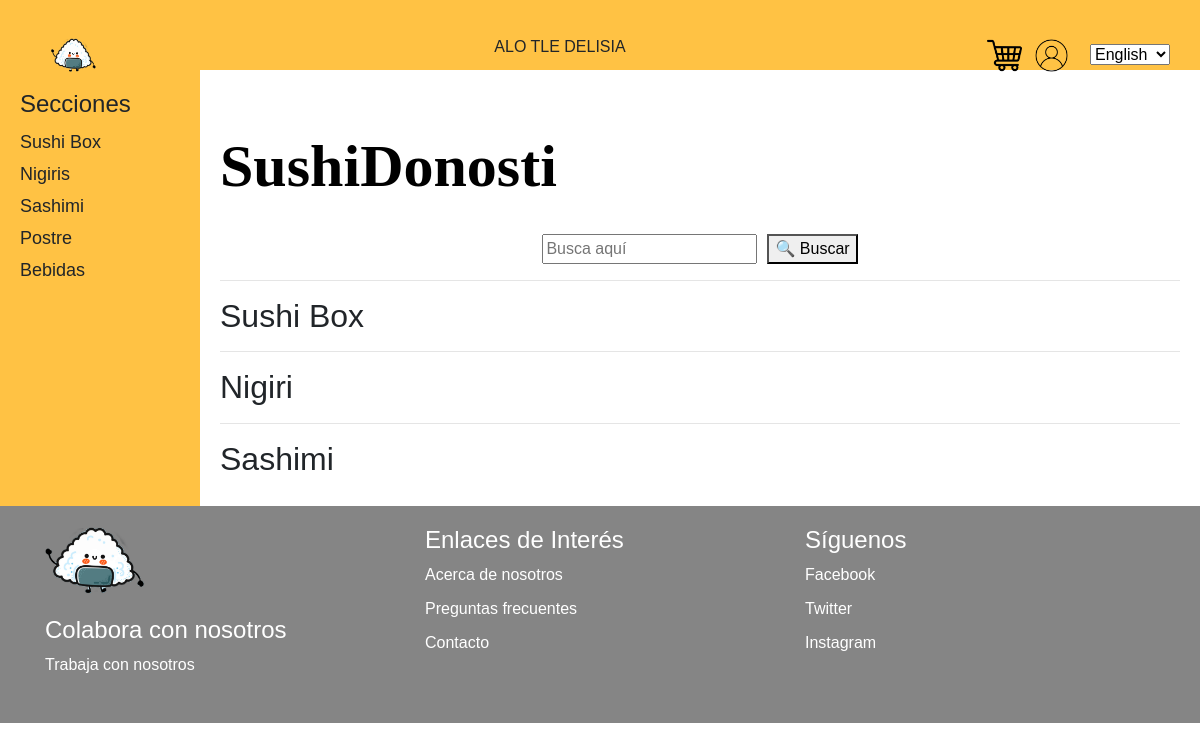
The page /SushiDonosti on the database as committed earlier.
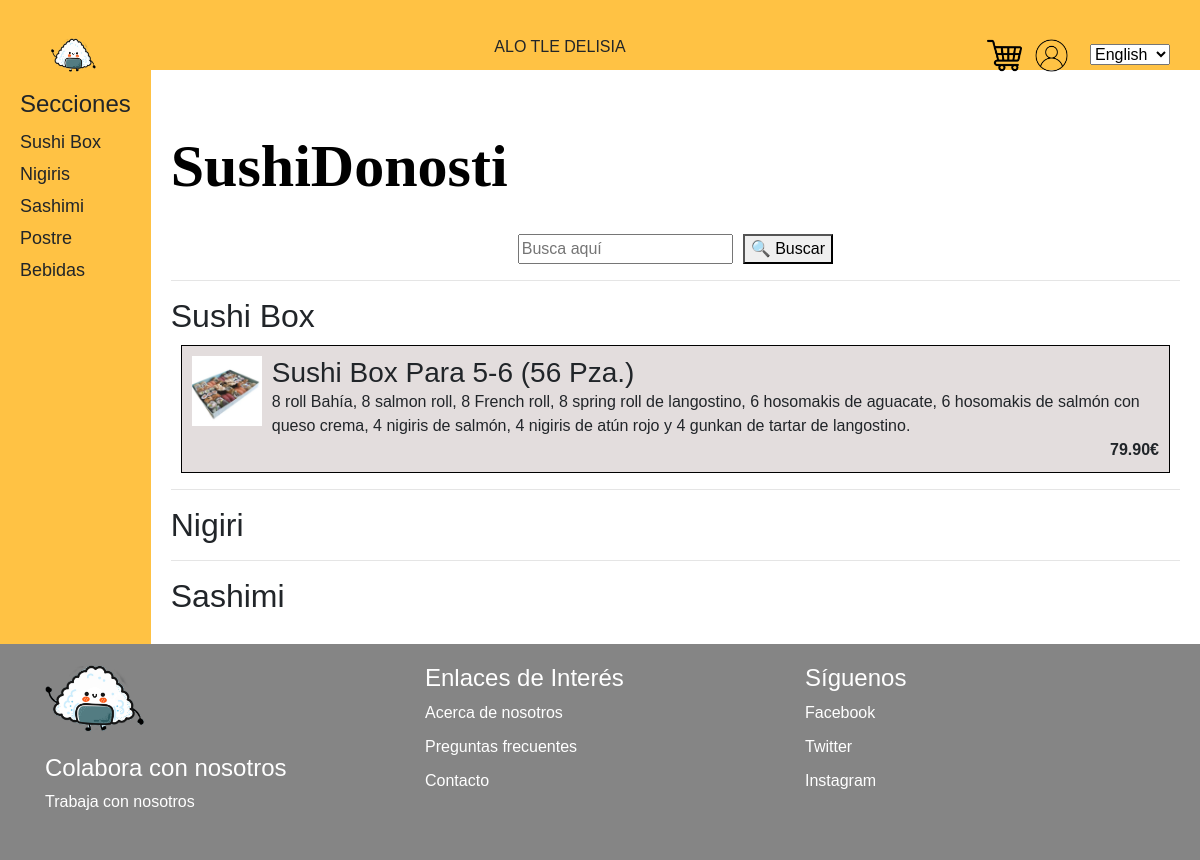
The same page on the database as committed later.
### myapp/models.py (models this page shows)
class Producto(models.Model):
    idProducto = models.AutoField(primary_key=True)
    nombre = models.CharField(max_length=255)
    descripcionProducto = models.TextField()
    precio = models.DecimalField(max_digits=10, decimal_places=2)
    idTipoProducto = models.ForeignKey(TipoProducto, on_delete=models.CASCADE)
    idRestaurante = models.ForeignKey('Restaurante', on_delete=models.CASCADE)

### myapp/views.py (the view)
# urls.py: path('SushiDonosti', sushi_box, name='SushiDonosti'),
def sushi_box(request):
    productosTipo1 = Producto.objects.filter(idRestaurante=1, idTipoProducto=1)
    productosTipo2 = Producto.objects.filter(idRestaurante=1, idTipoProducto=2)
    productosTipo3 = Producto.objects.filter(idRestaurante=1, idTipoProducto=3)
    context = {
        'productosTipo1': productosTipo1,
        'productosTipo2': productosTipo2,
        'productosTipo3': productosTipo3
    }
    return render(request, 'myapp/sushiDonosti.html', context)

### myapp/templates/myapp/sushiDonosti.html (shortened to what this page needs)
{% extends 'base.html' %}
{% block content %}
    {% load static %}
    <link rel="stylesheet" href="{% static 'css/stylePrincipal.css' %}">
    <link rel="stylesheet" href="{% static 'css/sushiDonosti.css' %}">
    <div class="wrapper">
        <aside class="sidebar">
            <h2>Secciones</h2>
            <ul>
                <li>Sushi Box</li>
                <li>Nigiris</li>
                <li>Sashimi</li>
                <li>Postre</li>
                <li>Bebidas</li>
            </ul>
        </aside>
        <div class="main">
            <div class="primerBloque">
                <h1>SushiDonosti</h1>
                <br>
                <div class="buscador">
                    <input type="text" class="buscar" placeholder="Busca aquí">
                    <button class="search-button">&#128269; Buscar</button>
                </div>
            </div>
            <hr>
            <div class="productos">
                <h2>Sushi Box</h2>
                {% for producto in productosTipo1 %}
                    <div class="sushiBox">
                        <img src="{% static 'imagenes/' %}{{ producto.nombre|lower }}.png" alt="{{ producto.nombre }}" style="width: 70px; height: 70px;">
                        <div class="contenido-producto">
                            <h3>{{ producto.nombre }}</h3>
                            <p>{{ producto.descripcionProducto }}</p>
                            <p class="precio"><strong>{{ producto.precio }}€</strong></p>
                        </div>
                    </div>
                {% endfor %}
                <hr>
                <h2>Nigiri</h2>
                <hr>
                <h2>Sashimi</h2>
            </div>
        </div>
    </div>
{% endblock %}

Rows that differ between the two databases and show on the page:
added Producto: nombre "Sushi Box Para 5-6 (56 Pza.)", descripcionProducto "8 roll Bahía, 8 salmon roll, 8 French roll, 8 spring roll de langostino, 6 hosomakis de aguacate, 6 hosomakis de salmón con queso crema, 4 nigiris de salmón, 4 nigiris de atún rojo y 4 gunkan de tartar de langostino.", precio "79.90"
